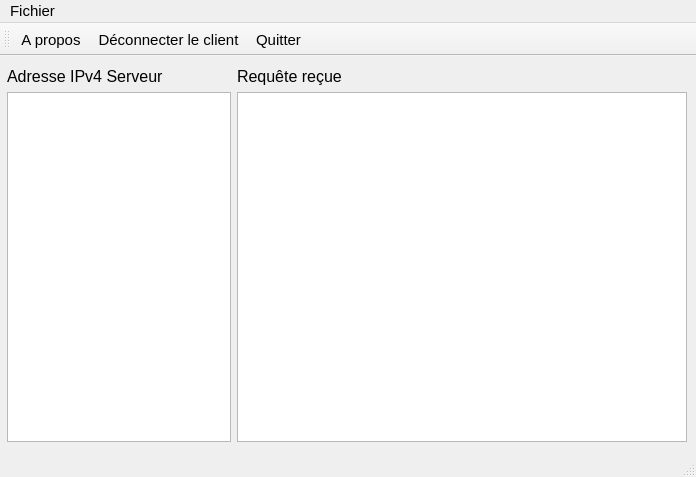
<?xml version="1.0" encoding="UTF-8"?>
<ui version="4.0">
 <class>ServeurMainWindow</class>
 <widget class="QMainWindow" name="ServeurMainWindow">
  <property name="geometry">
   <rect>
    <x>0</x>
    <y>0</y>
    <width>696</width>
    <height>477</height>
   </rect>
  </property>
  <property name="font">
   <font>
    <pointsize>11</pointsize>
   </font>
  </property>
  <property name="windowTitle">
   <string>Serveur Banque DAB</string>
  </property>
  <widget class="QWidget" name="centralWidget">
   <layout class="QHBoxLayout" name="horizontalLayout_2">
    <property name="spacing">
     <number>0</number>
    </property>
    <property name="leftMargin">
     <number>7</number>
    </property>
    <property name="rightMargin">
     <number>0</number>
    </property>
    <item>
     <layout class="QHBoxLayout" name="horizontalLayout">
      <item>
       <layout class="QVBoxLayout" name="verticalLayout">
        <item>
         <widget class="QLabel" name="labelIp">
          <property name="font">
           <font>
            <pointsize>12</pointsize>
           </font>
          </property>
          <property name="text">
           <string>Adresse IPv4 Serveur</string>
          </property>
         </widget>
        </item>
        <item>
         <widget class="QListWidget" name="listWidgetIp">
          <property name="font">
           <font>
            <family>MS Shell Dlg 2</family>
            <pointsize>11</pointsize>
           </font>
          </property>
         </widget>
        </item>
       </layout>
      </item>
      <item>
       <layout class="QVBoxLayout" name="verticalLayout_2">
        <item>
         <widget class="QLabel" name="labelEtat">
          <property name="font">
           <font>
            <pointsize>12</pointsize>
           </font>
          </property>
          <property name="text">
           <string>Requête reçue</string>
          </property>
         </widget>
        </item>
        <item>
         <widget class="QTextEdit" name="textEditEtat">
          <property name="minimumSize">
           <size>
            <width>450</width>
            <height>0</height>
           </size>
          </property>
         </widget>
        </item>
       </layout>
      </item>
     </layout>
    </item>
    <item>
     <widget class="QLabel" name="labelPort">
      <property name="text">
       <string/>
      </property>
     </widget>
    </item>
   </layout>
  </widget>
  <widget class="QMenuBar" name="menuBar">
   <property name="geometry">
    <rect>
     <x>0</x>
     <y>0</y>
     <width>696</width>
     <height>26</height>
    </rect>
   </property>
   <widget class="QMenu" name="menuFichier">
    <property name="title">
     <string>Fichier</string>
    </property>
    <addaction name="actionA_propos"/>
    <addaction name="actionD_connecter_le_client"/>
    <addaction name="separator"/>
    <addaction name="actionQuitter"/>
   </widget>
   <addaction name="menuFichier"/>
  </widget>
  <widget class="QStatusBar" name="statusBar">
   <property name="font">
    <font>
     <pointsize>12</pointsize>
     <weight>75</weight>
     <bold>true</bold>
    </font>
   </property>
  </widget>
  <widget class="QToolBar" name="toolBar">
   <property name="windowTitle">
    <string>toolBar</string>
   </property>
   <attribute name="toolBarArea">
    <enum>TopToolBarArea</enum>
   </attribute>
   <attribute name="toolBarBreak">
    <bool>false</bool>
   </attribute>
   <addaction name="actionA_propos"/>
   <addaction name="actionD_connecter_le_client"/>
   <addaction name="actionQuitter"/>
  </widget>
  <action name="actionQuitter">
   <property name="icon">
    <iconset resource="icones.qrc">
     <normaloff>:/images/Windows-Close-Program-icon.png</normaloff>:/images/Windows-Close-Program-icon.png</iconset>
   </property>
   <property name="text">
    <string>Quitter</string>
   </property>
   <property name="shortcut">
    <string>Ctrl+Q</string>
   </property>
  </action>
  <action name="actionA_propos">
   <property name="icon">
    <iconset resource="icones.qrc">
     <normaloff>:/images/point-interrogation-icon.png</normaloff>:/images/point-interrogation-icon.png</iconset>
   </property>
   <property name="text">
    <string>A propos</string>
   </property>
  </action>
  <action name="actionD_connecter_le_client">
   <property name="icon">
    <iconset resource="icones.qrc">
     <normaloff>:/images/Exit.png</normaloff>:/images/Exit.png</iconset>
   </property>
   <property name="text">
    <string>Déconnecter le client</string>
   </property>
  </action>
 </widget>
 <layoutdefault spacing="6" margin="11"/>
 <resources>
  <include location="icones.qrc"/>
 </resources>
 <connections/>
</ui>
